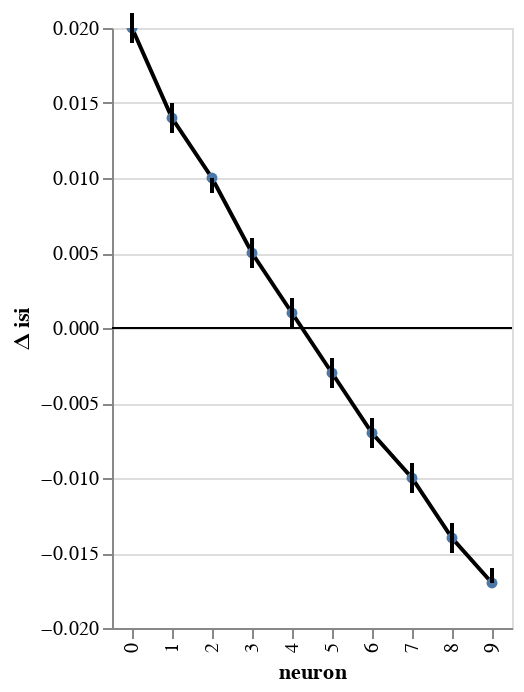

The cell this chart's notebook holds for it:
### Code cell
window.plot(x='neuron')

### Figure 1 — Vega-Lite specification as saved in the notebook (floating-point values rounded to 4 significant figures)
{"config": {"view": {"continuousWidth": 400, "continuousHeight": 300}}, "layer": [{"mark": {"type": "line", "clip": true, "color": "black", "fill": null, "point": true}, "encoding": {"x": {"type": "ordinal", "field": "neuron"}, "y": {"type": "quantitative", "axis": {"orient": "left"}, "field": "center interval", "impute": {"value": "value"}}}}, {"mark": {"type": "rule", "color": "black", "opacity": 1, "size": 0.5}, "encoding": {"y": {"type": "quantitative", "field": "zero"}}}, {"mark": {"type": "rule", "size": 2}, "encoding": {"x": {"type": "ordinal", "field": "neuron"}, "y": {"type": "quantitative", "axis": {"orient": "left"}, "field": "lower interval", "scale": {"domain": [-0.016, 0.019], "zero": true}, "title": "Δ isi"}, "y2": {"field": "higher interval"}}}], "data": {"name": "data-35c071345f976cb20a655c0899733546"}, "$schema": "https://vega.github.io/schema/vega-lite/v4.8.1.json", "datasets": {"data-35c071345f976cb20a655c0899733546": [{"neuron": 0, "center interval": 0.02, "Std.Err.": 0.001, "z": 39.02, "p": 0.0, "higher interval": 0.019, "lower interval": 0.021, "zero": 0}, {"neuron": 1, "center interval": 0.014, "Std.Err.": 0.001, "z": 28.47, "p": 0.0, "higher interval": 0.013, "lower interval": 0.015, "zero": 0}, {"neuron": 2, "center interval": 0.01, "Std.Err.": 0.001, "z": 18.94, "p": 0.0, "higher interval": 0.009, "lower interval": 0.01, "zero": 0}, {"neuron": 3, "center interval": 0.005, "Std.Err.": 0.001, "z": 10.04, "p": 0.0, "higher interval": 0.004, "lower interval": 0.006, "zero": 0}, {"neuron": 4, "center interval": 0.001, "Std.Err.": 0.001, "z": 1.373, "p": 0.17, "higher interval": -0.0, "lower interval": 0.002, "zero": 0}, {"neuron": 5, "center interval": -0.003, "Std.Err.": 0.001, "z": -6.202, "p": 0.0, "higher interval": -0.004, "lower interval": -0.002, "zero": 0}, {"neuron": 6, "center interval": -0.007, "Std.Err.": 0.001, "z": -14.09, "p": 0.0, "higher interval": -0.008, "lower interval": -0.006, "zero": 0}, {"neuron": 7, "center interval": -0.01, "Std.Err.": 0.001, "z": -20.8, "p": 0.0, "higher interval": -0.011, "lower interval": -0.009, "zero": 0}, {"neuron": 8, "center interval": -0.014, "Std.Err.": 0.001, "z": -26.95, "p": 0.0, "higher interval": -0.015, "lower interval": -0.013, "zero": 0}, {"neuron": 9, "center interval": -0.017, "Std.Err.": 0.001, "z": -32.9, "p": 0.0, "higher interval": -0.017, "lower interval": -0.016, "zero": 0}]}}
